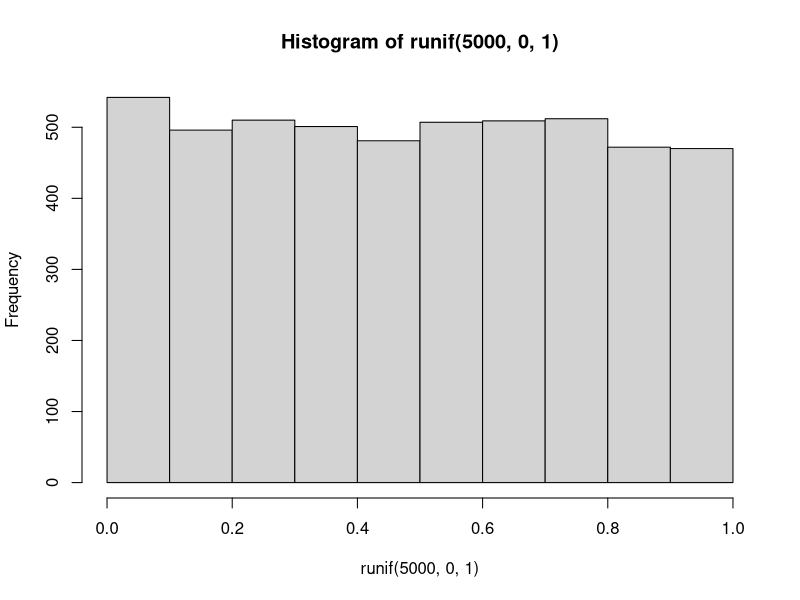
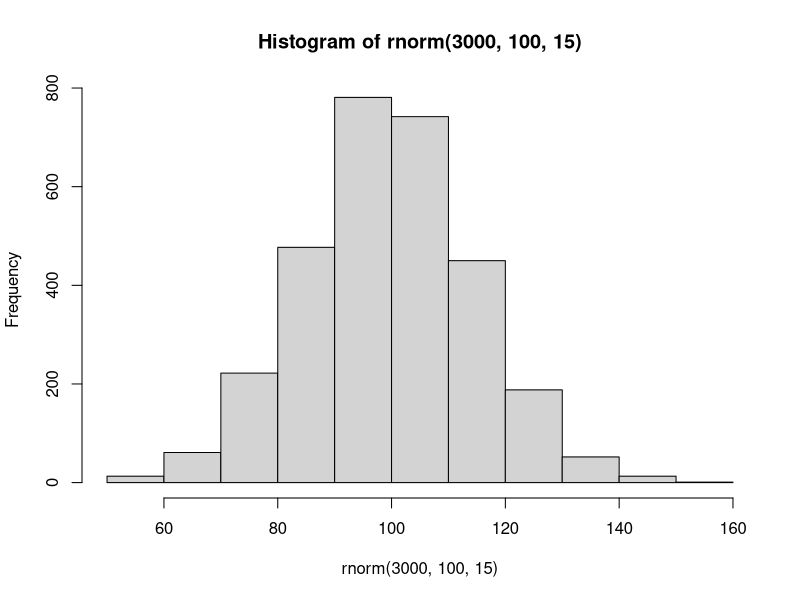
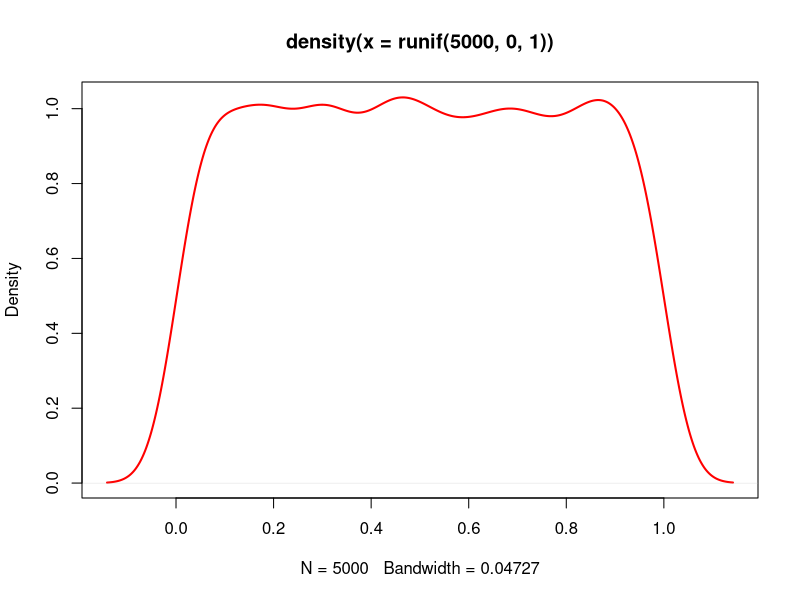
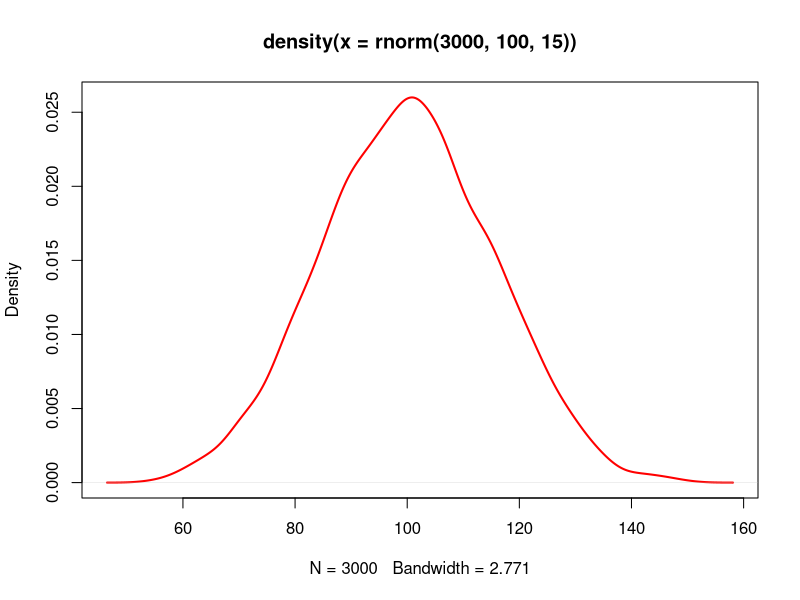

These charts were generated, in order, by the following R code:
# a)
runif(5000, 0, 1)

# b)
rnorm(3000, 100, 15)

# c)
hist(runif(5000, 0, 1))
hist(rnorm(3000, 100, 15))

density(runif(5000, 0, 1))
density(rnorm(3000, 100, 15))

plot(density(runif(5000, 0, 1)), lwd = 2, col = "red")
plot(density(rnorm(3000, 100, 15)), lwd = 2, col = "red")
